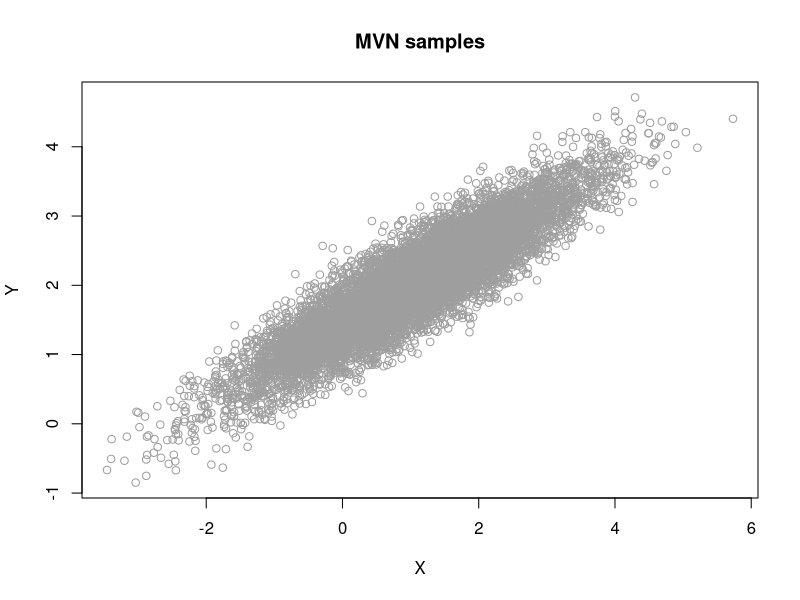
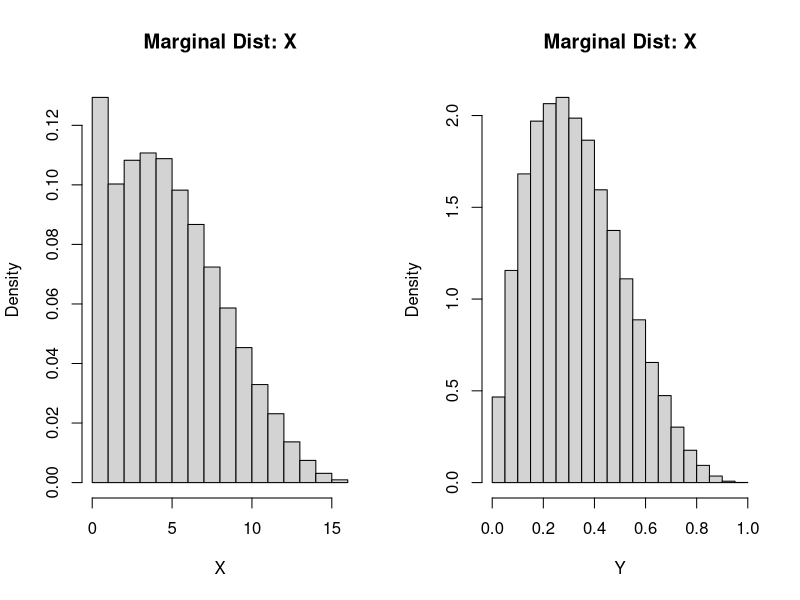
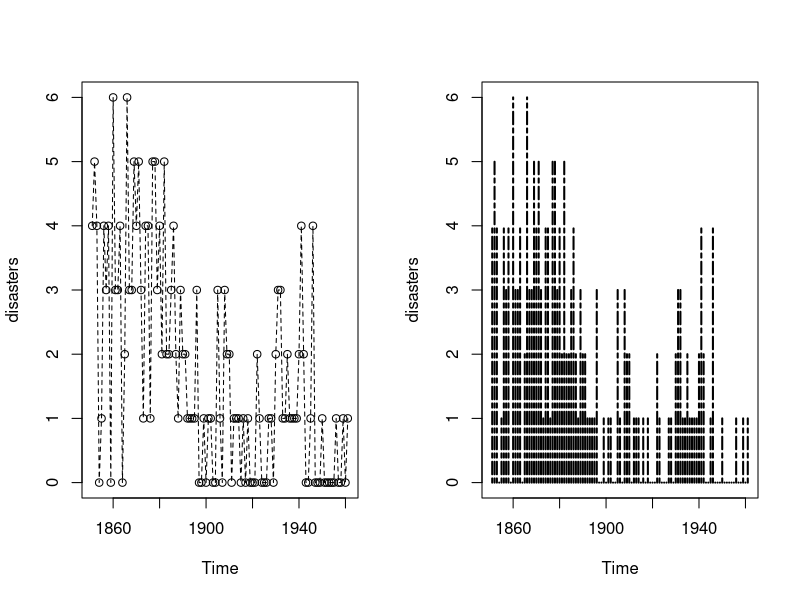
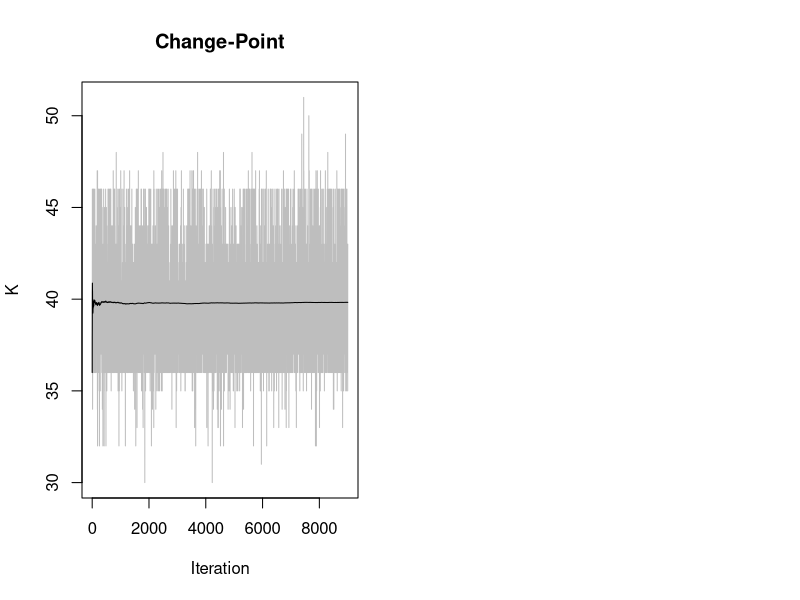
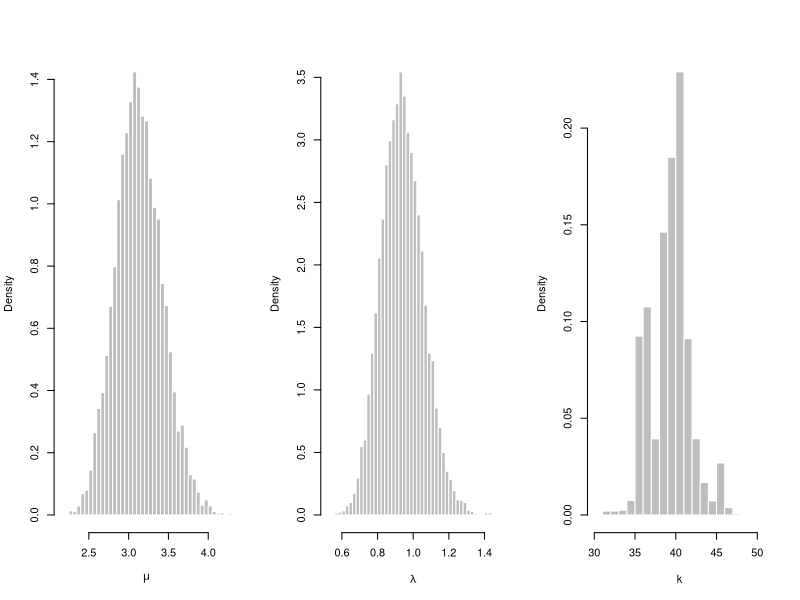

Generate these figures, in order, with R:
## ---- chunk 1
N = 10000

rho = 0.9
mu_x = 1
mu_y = 2
sd_x = 1.2
sd_y = 0.75

s1 = sqrt(1 - rho^2) * sd_x
s2 = sqrt(1 - rho^2) * sd_y

MVN = matrix(data = NA, nrow = N, ncol = 2, 
           dimnames = list(NULL, c("X", "Y")))

MVN[1, ] = c(mu_x, mu_y)
Y = MVN[1, 2] ## get Y vals
for(i in 1:(N-1)){
  mx = mu_x + rho * (Y - mu_y) * sd_x/sd_y
  X = rnorm(n = 1, mx, s1)
  MVN[i+1, 1] = X
  my = mu_y + rho * (X - mu_x) * sd_y/sd_x
  Y = rnorm(n = 1, mean = my, sd = s2)
  MVN[i+1, 2] = Y
}


plot(MVN, type = "p", col = 8, 
     main = "MVN samples")


## means
colMeans(MVN)

## correlation
cor(MVN)

## ---- chunk 2

N = 10^5
n = 16
a = 2
b = 4
X = numeric(N)
Y = numeric(N)

## initial values
X[1] = 0.2
Y[1] = 0.34 ## theta values

for(i in 1:N){
  X[i+1] = rbinom(n = 1, size = n, prob = Y[i])
  Y[i+1] = rbeta(1, a + X[i+1], n - X[i+1]+b)
}

par(mfrow = c(1,2))
hist(X, main = "Marginal Dist: X", probability = TRUE)
hist(Y, main = "Marginal Dist: X", probability = TRUE)

## ---- chunk 3

data_vector = c(4, 5, 4, 0, 1, 4, 3, 4, 0, 6, 3, 3, 4, 0, 2, 6,
                    3, 3, 5, 4, 5, 3, 1, 4, 4, 1, 5, 5, 3, 4, 2, 5,
                    2, 2, 3, 4, 2, 1, 3, 2, 2, 1, 1, 1, 1, 3, 0, 0,
                    1, 0, 1, 1, 0, 0, 3, 1, 0, 3, 2, 2, 0, 1, 1, 1,
                    0, 1, 0, 1, 0, 0, 0, 2, 1, 0, 0, 0, 1, 1, 0, 2,
                    3, 3, 1, 1, 2, 1, 1, 1, 1, 2, 4, 2, 0, 0, 1, 4,
                    0, 0, 0, 1, 0, 0, 0, 0, 0, 1, 0, 0, 1, 0, 1)
n = length(data_vector)

disasters = ts(data_vector, freq=1, start = 1851)

plot(disasters, type = "o", lty = 2)

plot(disasters, type = "h", lty = 6, lwd = 2)

## ---- chunk 4
set.seed(123)

y = data_vector
# Gibbs sampler for the coal mining change point
# initialization
n <- length(y) #length of the data
m <- 10^4 #length of the chain

## vectors to hold data
mu <- numeric(m) 
lambda <- numeric(m) 
k <- numeric(m)
L <- numeric(n)

## initial values
k[1] <- sample(1:n, 1) ## change-points
mu[1] <- 1
lambda[1] <- 1
a = 0.5
b1 <- 1
b2 <- 1

## ---- chunk 5

# run the Gibbs sampler
for (t in 2:m){
    kt <- k[t-1]
    #generate mu
    r <- a + sum(y[1:kt])
    mu[t] <- rgamma(1, shape = r, rate = kt + b1)
    #generate lambda
    if (kt + 1 > n){ 
      r <- a + sum(y) 
      }else{
        r <- a + sum(y[(kt+1):n])
      }
    lambda[t] <- rgamma(1, shape = r, rate = n - kt + b2)
    #generate b1 and b2
    b1 <- rgamma(1, shape = a, rate = mu[t]+1)
    b2 <- rgamma(1, shape = a, rate = lambda[t]+1)


    for (j in 1:n) {
        L[j] <- exp((lambda[t] - mu[t]) * j) * 
                (mu[t] / lambda[t])^sum(y[1:j])
    }

    L <- L / sum(L)
    #generate k from discrete distribution L on 1:n
    k[t] <- sample(1:n, prob=L, size=1)
}

## ---- chunk 6
## set burn in
burn_in <- 1000
## will toss out first 1000 samples

K <- k[burn_in:m]

## mean
print(mean(K))
#[1] 39.935

## mode
print(which.max(table(K)))

plot(K, type="l", col="gray", main = "Change-Point",
     xlab="Iteration", ylab = "K")
lines(1:length(K), cumsum(K) / (1:length(K)))


print(mean(lambda[burn_in:m]))
#[1] 0.9341033

print(mean(mu[burn_in:m]))
#[1] 3.108575



## Code for Figure 9.12 on page 276
# histograms from the Gibbs sampler output
par(mfrow=c(1,3))

hist(mu[burn_in:m], main="", xlab = expression(mu), 
     col="gray", border="white",
     breaks = "scott", prob=TRUE) #mu posterior

hist(lambda[burn_in:m], main="", xlab = expression(lambda),
     col="gray", border="white",
     breaks = "scott", prob=TRUE) #lambda posterior

hist(K, breaks=min(K):max(K), prob=TRUE, main="",
     col="gray", border="white",
     xlab = "k")

par(mfcol=c(1,1), ask=FALSE) #restore display
